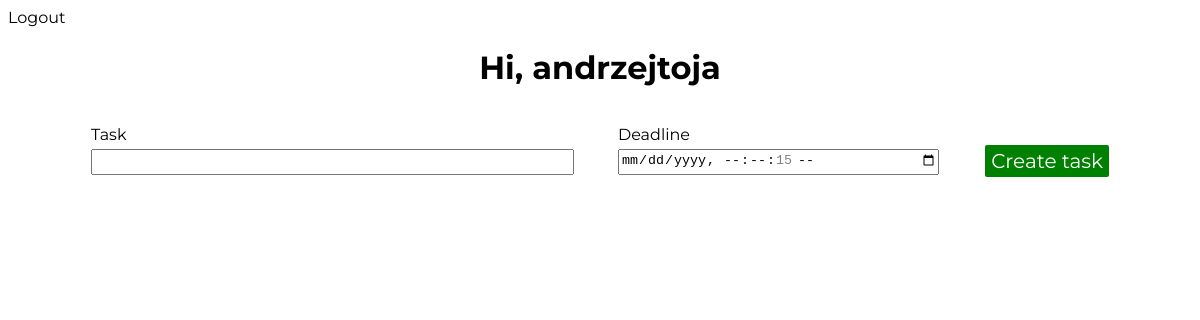
The page /menu (signed in) on the database as committed earlier.
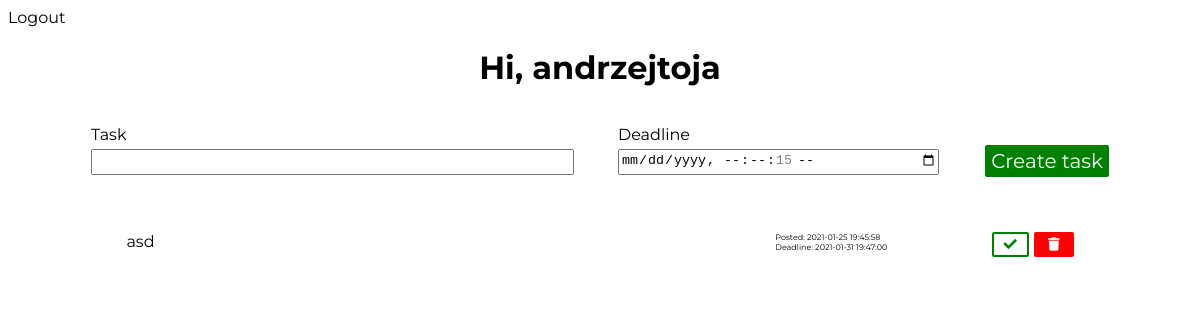
The same page on the database as committed later.
### app/models.py (models this page shows, shortened)
class User(UserMixin, db.Model):
    id = db.Column(db.Integer, primary_key=True)
    username = db.Column(db.String(64), index=True, unique=True)
    email = db.Column(db.String(64), index=True, unique=True)
    password_hash = db.Column(db.String(128))
    tasks = db.relationship('Task', backref='author', lazy='dynamic')
    def get_tasks(self):
        return Task.query.filter_by(user_id=self.id).all()

class Task(db.Model):
    id = db.Column(db.Integer, primary_key=True)
    task = db.Column(db.String(140))
    timestamp = db.Column(db.DateTime, index=True, default=datetime.now())
    deadline = db.Column(db.DateTime, index=True)
    is_completed = db.Column(db.Boolean, default=False)
    user_id = db.Column(db.Integer, db.ForeignKey('user.id'))

### app/routes.py (the view)
@app.route('/menu', methods=['GET', 'POST'])
def menu():
    tasks = current_user.get_tasks()
    form = TaskForm()
    if form.validate_on_submit():
        task = Task(task=form.task.data, deadline=form.deadline.data, author=current_user)
        db.session.add(task)
        db.session.commit()
        tasks = current_user.get_tasks()
        return redirect('menu')
    return render_template('menu.html', user = current_user, form=form, tasks=tasks, date=datetime.now())

### app/forms.py
class TaskForm(FlaskForm):
    task = StringField('Task', validators=[DataRequired()])
    deadline = DateTimeLocalField('Deadline', validators=[DataRequired()], format='%Y-%m-%dT%H:%M')
    submit = SubmitField('Create task')

### app/models.py (called while the page is built)
@login.user_loader
def load_user(id):
    return User.query.get(int(id))

### app/templates/menu.html (shortened to what this page needs)
<!DOCTYPE html>
<html lang="en">
<head>
    <link href="{{ url_for('static', filename='css/main.css') }}" rel="stylesheet">
    <link href="{{ url_for('static', filename='css/menu.css') }}" rel="stylesheet">
    <link rel="stylesheet" href="https://cdnjs.cloudflare.com/ajax/libs/font-awesome/5.15.2/css/all.min.css" />
</head>
<body>
    <nav class="navbar">
        <a class="logout" href={{ url_for("logout") }}>Logout</a>
    </nav>
    <header class="header">
        <h1>Hi, {{ user.username }}</h1>
    </header>
    <form action="" method="post" class="login">
        <div class="task-form">
            <p class="task-input">
                {{ form.task.label }}
                {{ form.task(class_="form-elem input") }}
            </p>
            <p class="deadline">
                {{ form.deadline.label }}
                {{ form.deadline(class_="form-elem date-input", type="datetime-local", min=date) }}
            </p>
            <p class="submit-div">
                {{ form.submit(class_="submit") }}
            </p>
        </div>
    </form>
    <div class="tasks">
        {% for task in tasks %}
            <div class="task">
                <div class="task-value">
                    {% if task.is_completed %}
                        <s>{{ task.task }}</s>
                    {% else %}
                        {{ task. task }}
                    {% endif %}
                </div>
                <div class="dates">
                    <div class="date">
                        Posted: {{ task.timestamp.strftime("%Y-%m-%d %H:%M:%S") }}
                    </div>
                    <div class="date">
                        Deadline: {{ task.deadline }}
                    </div>
                </div>
                <div class="complete">
                    <form action={{ "/change_status/" + task.id|string }}>
                        {% if task.is_completed %}
                            <button type="submit" class="not-completed"><i class="far fa-times-circle"></i></button>
                        {% else %}
                            <button type="submit" class="completed"><i class="fas fa-check"></i></button>
                        {% endif %}
                    </form>
                </div>
                <div class="del">
                    <form action={{ "/delete/" + task.id|string }}>
                        <button type="submit" class="delete"><i class="fas fa-trash"></i></button>
                    </form>
                </div>
            </div>
        {% endfor %}
    </div>
</body>
</html>

### app/static/css/main.css (style rules this page uses)
body { font-family: "Montserrat", serif }
.form-elem { margin-top: 5px; margin-bottom: 25px; width: 99%; }
.submit { background-color: green; border: none; color: white; font-family: "Montserrat", serif; font-size: 1.25rem; width: 100%; height: 2rem; border-radius: 2px; cursor: pointer; }

### app/static/css/menu.css (style rules this page uses)
.header { width: 90%; margin: auto; text-align: center; }
a { color: black; text-decoration: none; }
.task-form { display: flex; justify-content: space-around; width: 90%; margin: auto; }
.task-input { width: 45%; }
.deadline { width: 30%; }
.form-elem { height: 1.25rem; }
.submit { margin-top: 20px; }
.date-input { padding-bottom: 2px; }
.tasks { width: 80%; margin: auto; }
.task { display: flex; margin-bottom: 20px; }
.task-value { flex: 3; }
.delete { align-self: flex-end; }
.dates { flex: 1; }
.date { font-size: 0.5rem; }
.delete { background-color: red; border: none; color: white; border-radius: 2px; padding: 5px 14px; }
.completed { background-color: white; border: 2px solid green; color: green; border-radius: 2px; padding: 3px 10px; margin-right: 5px; }

Rows that differ between the two databases and show on the page:
added Task: task "asd", timestamp "2021-01-25 19:45:58", deadline "2021-01-31 19:47:00", is_completed False (drawn)
